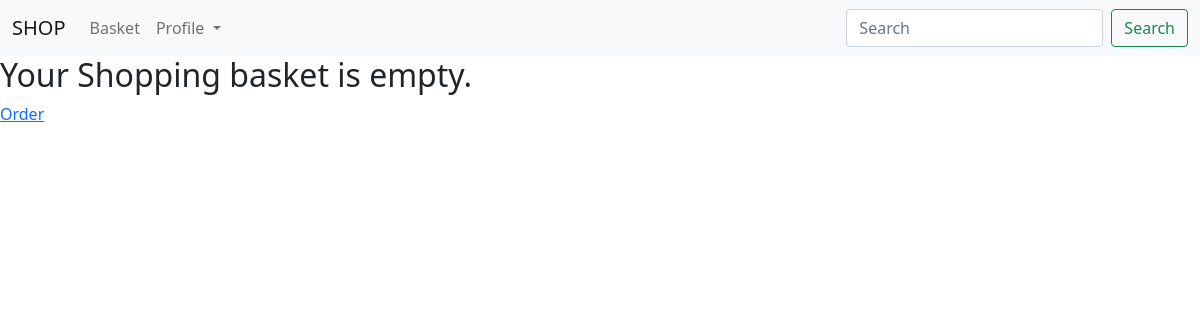
/basket/ (signed in), run on an earlier commit of the app's database.
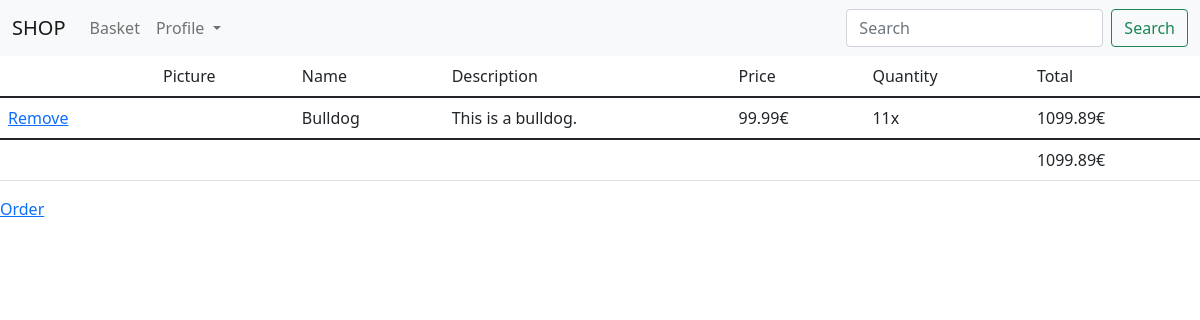
And on a later commit of the database.
### duarteshop/models.py (models this page shows)
class BasketItem(models.Model):
    id = models.IntegerField(primary_key=True)
    basketId = models.ForeignKey(Basket, on_delete=models.CASCADE)
    productId = models.ForeignKey(Product, on_delete=models.CASCADE)
    quantity = models.IntegerField(default=1)
    def price(self):
        return self.productId.price * self.quantity

class Product(models.Model):
    id = models.IntegerField(primary_key=True)
    name = models.TextField()
    description = models.TextField(null=True)
    price = models.DecimalField(max_digits=6, decimal_places=2, default=0.0)
    image = models.FileField(upload_to='products', null=True)
    isOnSale = models.BooleanField(default=False)
    isInStock = models.BooleanField(default=True)

### duarteshop/views.py (the view)
# urls.py: path('basket/', views.show_basket, name="show_basket"),
@login_required
def show_basket(request):
    user = request.user
    basket = Basket.objects.filter(user_id=user, is_active=True).first()
    if basket is None:
        return render(request, 'basket.html', {'empty': True})
    else:
        sbi = BasketItem.objects.filter(basketId=basket)
        if sbi.exists():
            total = 0.0
            for item in sbi:
                    total += float(item.price())
            return render(request, 'basket.html', {'basket': basket, 'sbi': sbi, 'total_price': total})
        else:
            return render(request, 'basket.html', {'empty': True})

### duarteshop/templates/basket.html (shortened to what this page needs)
{%  extends "base.html" %}
{%  block content %}
    {%  include "base_basket.html" %}
    <a href="/order/">Order</a>
{%  endblock %}

### duarteshop/templates/base_basket.html
{% block basketItems %}
    {% if empty %}
        <h2>Your Shopping basket is empty.</h2>
    {% else %}
        <table class="table table-hover">
            <thead>
                <tr>
                    <td></td>
                    <td>Picture</td>
                    <td>Name</td>
                    <td>Description</td>
                    <td>Price</td>
                    <td>Quantity</td>
                    <td>Total</td>
                </tr>
            </thead>
                <tbody>
                    {% for item in sbi %}
                    <tr>
                        <td><a href="/removeBasketItem/{{item.id}}">Remove</a></td>
                        <td><img src="{{item.productId.image.url}}" alt="" width="150"></td>
                        <td>{{item.productId.name}}</td>
                        <td>{{item.productId.description}}</td>
                        <td>{{item.productId.price}}€</td>
                        <td>{{item.quantity}}x</td>
                        <td>{{item.price}}€</td>
                    </tr>
                    {% endfor %}
                </tbody>
                <tfoot>
                    <tr>
                        <td></td>
                        <td></td>
                        <td></td>
                        <td></td>
                        <td></td>
                        <td></td>
                        <td>{{total_price}}€</td>
                    </tr>
                </tfoot>
        </table>
    {% endif %}
{% endblock %}

What changed in the data, as far as the page shows it:
added BasketItem: productId.name "Bulldog", productId.description "This is a bulldog.", productId.price "99.99", quantity "11", price "1099.89"
Also different on the page:
{{ total_price }}: (not shown) → "1099.89"
text no longer shown: "Your Shopping basket is empty."
text now shown: "Picture Name Description Price Quantity Total €"
